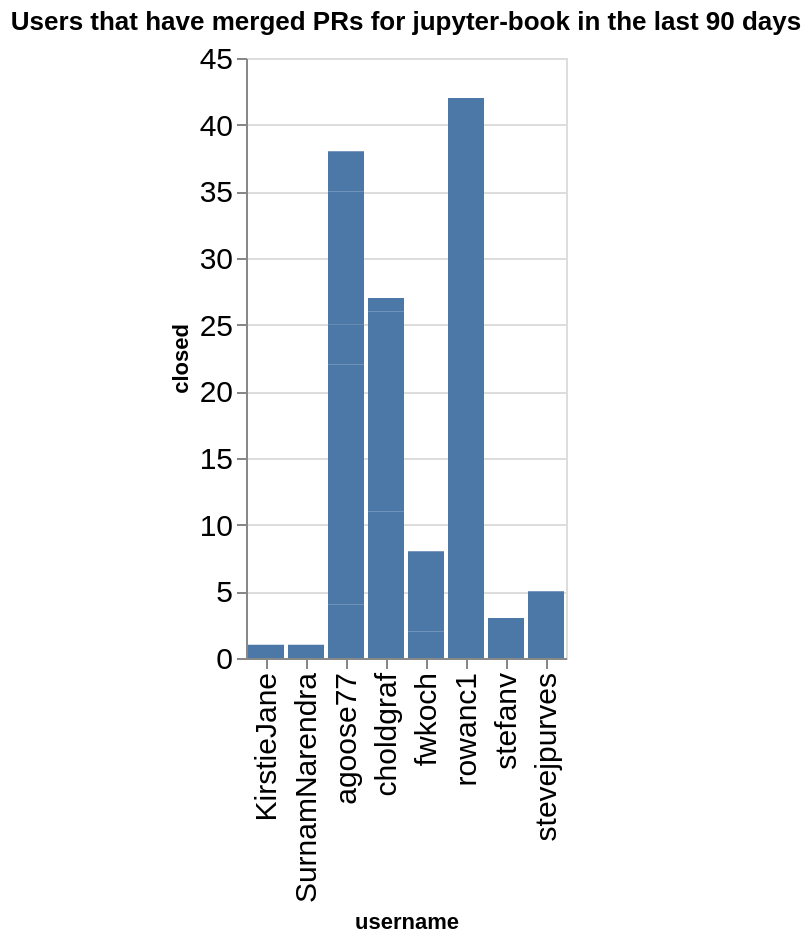

The notebook cell this image was saved under:
### Code cell
charts = []
title = f"Users that have merged PRs for {github_org} in the last {n_days} days"
ch = alt.Chart(data=closed_by_repo.replace(np.nan, 0), title=title).mark_bar().encode(
    x='username',
    y='closed',
)
ch

### Figure 1 — Vega-Lite specification as saved in the notebook (floating-point values rounded to 4 significant figures)
{"config": {"axisLeft": {"labelFontSize": 15}, "axisBottom": {"labelFontSize": 15}}, "data": {"name": "data-1fc905242ebbbd416eef90b55b12e5e8"}, "mark": {"type": "bar"}, "encoding": {"x": {"field": "username", "type": "nominal"}, "y": {"field": "closed", "type": "quantitative"}}, "title": "Users that have merged PRs for jupyter-book in the last 90 days", "$schema": "https://vega.github.io/schema/vega-lite/v5.20.1.json", "datasets": {"data-1fc905242ebbbd416eef90b55b12e5e8": [{"name": "blog", "username": "agoose77", "closed": 3}, {"name": "blog", "username": "choldgraf", "closed": 3}, {"name": "example-landing-pages", "username": "agoose77", "closed": 1}, {"name": "example-outputs", "username": "stevejpurves", "closed": 3}, {"name": "jupyter-book", "username": "KirstieJane", "closed": 1}, {"name": "jupyter-book", "username": "SurnamNarendra", "closed": 1}, {"name": "jupyter-book", "username": "agoose77", "closed": 17}, {"name": "jupyter-book", "username": "choldgraf", "closed": 8}, {"name": "jupyterlab-myst", "username": "agoose77", "closed": 1}, {"name": "myst-theme", "username": "agoose77", "closed": 3}, {"name": "myst-theme", "username": "choldgraf", "closed": 4}, {"name": "myst-theme", "username": "fwkoch", "closed": 2}, {"name": "myst-theme", "username": "rowanc1", "closed": 9}, {"name": "myst-theme", "username": "stevejpurves", "closed": 2}, {"name": "mystmd", "username": "agoose77", "closed": 10}, {"name": "mystmd", "username": "choldgraf", "closed": 11}, {"name": "mystmd", "username": "fwkoch", "closed": 6}, {"name": "mystmd", "username": "rowanc1", "closed": 33}, {"name": "mystmd", "username": "stefanv", "closed": 3}, {"name": "team-compass", "username": "agoose77", "closed": 3}, {"name": "team-compass", "username": "choldgraf", "closed": 1}]}}
